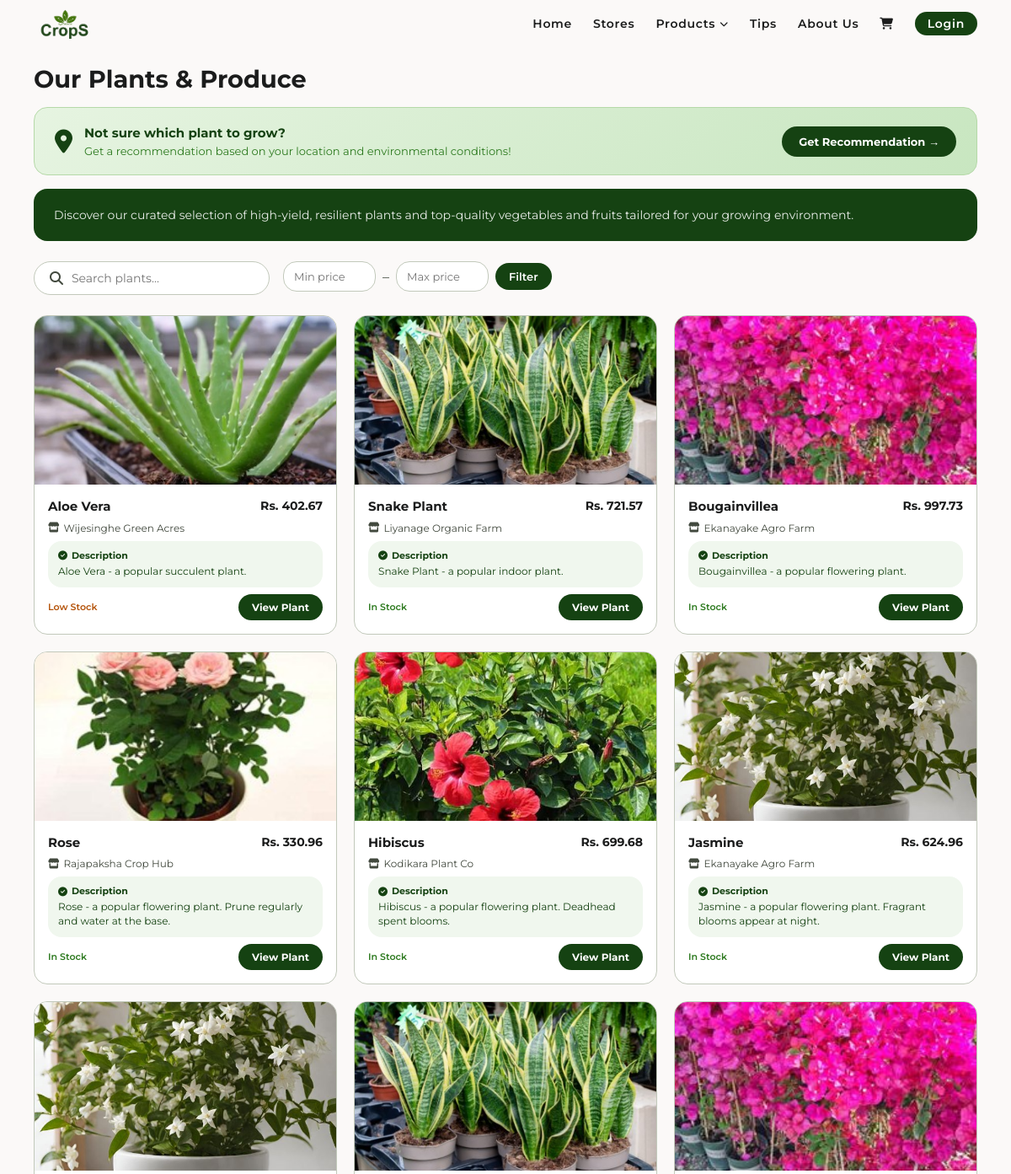
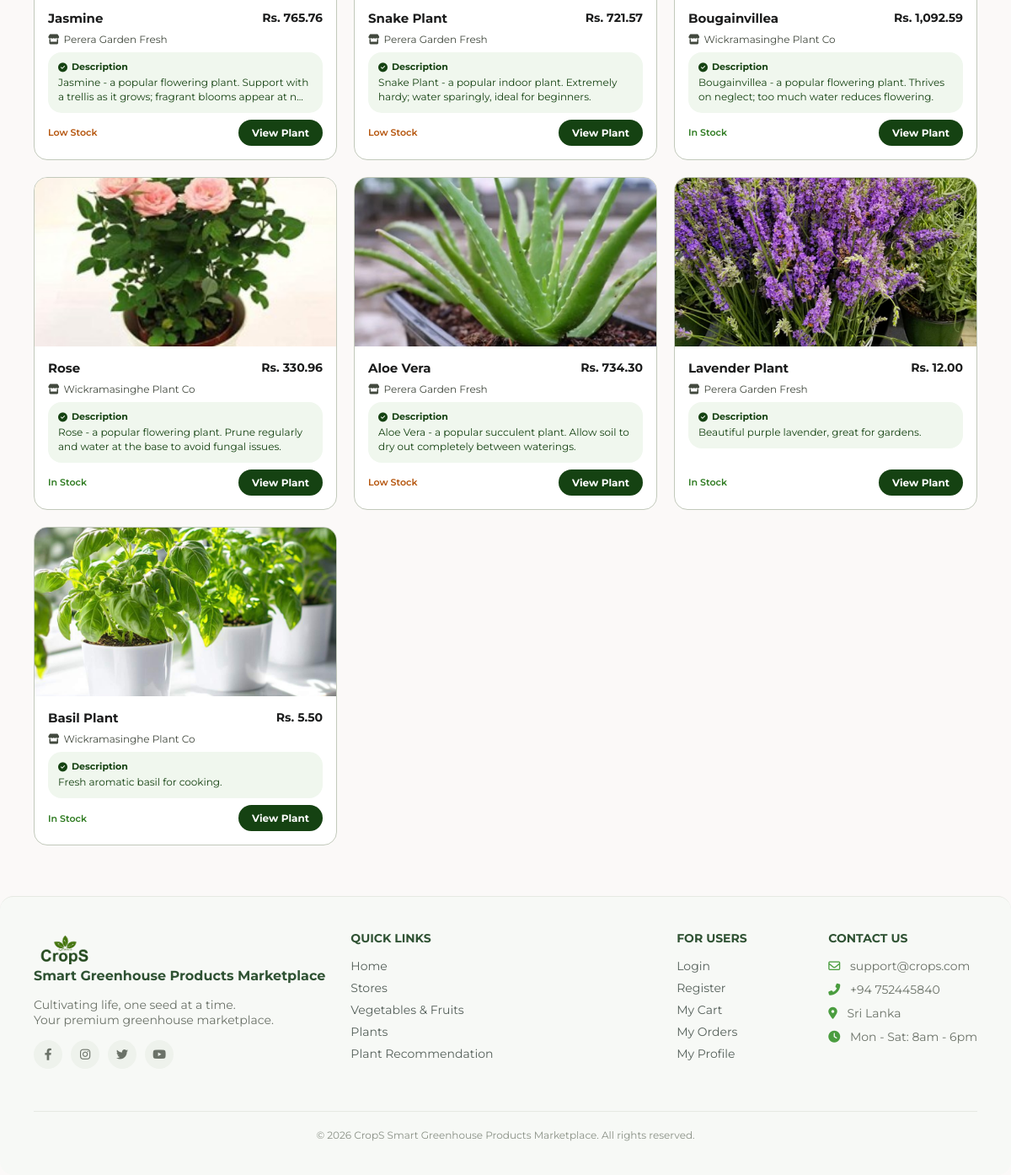
The app's page /plants.php with its own data (2 pictures, top to bottom).
### tables this page shows
CREATE TABLE `products` (
  `id` int(11) NOT NULL,
  `store_id` int(11) NOT NULL,
  `name` varchar(100) NOT NULL,
  `description` text DEFAULT NULL,
  `price` decimal(10,2) NOT NULL,
  `category` enum('vegetable','fruit','plant') NOT NULL,
  `quantity` int(11) NOT NULL DEFAULT 0,
  `image` varchar(255) DEFAULT NULL,
  `created_at` timestamp NOT NULL DEFAULT current_timestamp()
);

CREATE TABLE `stores` (
  `id` int(11) NOT NULL,
  `owner_id` int(11) NOT NULL,
  `store_name` varchar(100) NOT NULL,
  `description` text DEFAULT NULL,
  `city` varchar(50) NOT NULL,
  `image` varchar(255) DEFAULT NULL,
  `status` enum('active','pending') NOT NULL DEFAULT 'pending',
  `created_at` timestamp NOT NULL DEFAULT current_timestamp()
);

### plants.php (the view, shortened to what this page needs)
<?php
include 'includes/header.php';
include 'includes/dbConnection.php';
$plant_id = isset($_GET['id']) ? (int)$_GET['id'] : 0;
if ($plant_id === 0) {
    $search    = isset($_GET['search'])    ? trim($_GET['search'])    : '';
    $min_price = isset($_GET['min_price']) && $_GET['min_price'] !== '' ? (float)$_GET['min_price'] : null;
    $max_price = isset($_GET['max_price']) && $_GET['max_price'] !== '' ? (float)$_GET['max_price'] : null;
    $sql = "SELECT products.*, stores.store_name
        FROM products
        JOIN stores ON products.store_id = stores.id
        WHERE products.category = 'plant'";
    $params = [];
    $sql .= " ORDER BY products.created_at DESC";
    $stmt = $pdo->prepare($sql);
    $stmt->execute($params);
    $plants = $stmt->fetchAll();
?>
<div class="main-wrapper">
    <div class="plants-page-header">
        <h1>Our Plants & Produce</h1>
    </div>
<div class="recommendation-banner">
    <div class="recommendation-banner-content">
        <div class="recommendation-banner-text">
            <i class="fas fa-map-marker-alt"></i>
            <div>
                <h3>Not sure which plant to grow?</h3>
                <p>Get a recommendation based on your location and environmental conditions!</p>
            </div>
        </div>
        <a href="recommendation.php" class="btn-recommendation">
            Get Recommendation &rarr;
        </a>
    </div>
</div>
    <div class="plants-banner">
        <p>Discover our curated selection of high-yield, resilient plants and top-quality vegetables and fruits tailored for your growing environment.</p>
    </div>
    <div class="plants-controls">
        <form method="GET" action="plants.php" id="plantSearchForm">
            <div class="plants-search-wrapper">
                <div class="plants-search-box">
                    <i class="fas fa-search"></i>
                    <input type="text" name="search" id="plantSearchInput"
                           placeholder="Search plants..."
                           value="<?php echo htmlspecialchars($search); ?>"
                           autocomplete="off">
                </div>
            </div>
        </form>
        <form method="GET" action="plants.php" class="plants-filter-form">
            <div class="price-filter-row">
                <input type="number" name="min_price" placeholder="Min price"
                       value="<?php echo $min_price !== null ? $min_price : ''; ?>" min="0">
                <span>–</span>
                <input type="number" name="max_price" placeholder="Max price"
                       value="<?php echo $max_price !== null ? $max_price : ''; ?>" min="0">
                <button type="submit" class="btn btn-primary" style="padding: 8px 16px; font-size:13px;">Filter</button>
            </div>
        </form>
    </div>
    <?php if (count($plants) > 0): ?>
        <div class="plants-grid">
            <?php foreach ($plants as $plant): ?>
                <?php
                if ($plant['quantity'] <= 0) {
                    $stockLabel = 'Out of Stock';
                    $stockClass = 'out-stock';
                } elseif ($plant['quantity'] <= 10) {
                    $stockLabel = 'Low Stock';
                    $stockClass = 'low-stock';
                } else {
                    $stockLabel = 'In Stock';
                    $stockClass = 'in-stock';
                }
                ?>
                <a href="plants.php?id=<?php echo $plant['id']; ?>" class="plant-card">
                    <div class="plant-card-img">
    <?php if (!empty($plant['image'])): ?>
        <img src="static/images/Products/<?php echo htmlspecialchars($plant['image']); ?>"
             alt="<?php echo htmlspecialchars($plant['name']); ?>">
    <?php else: ?>
        <img src="static/images/image2.jpg" alt="Plant">
    <?php endif; ?>
</div>
                    <div class="plant-card-info">
                        <div class="plant-name-price">
                            <h3 class="plant-name"><?php echo htmlspecialchars($plant['name']); ?></h3>
                            <span class="plant-price">Rs. <?php echo number_format($plant['price'], 2); ?></span>
                        </div>
                        <p class="plant-store">
                            <i class="fas fa-store"></i>
                            <?php echo htmlspecialchars($plant['store_name']); ?>
                        </p>
                        <?php
if (!empty($plant['description'])): ?>
    <div class="plant-why-fits">
        <p class="why-fits-label">
            <i class="fas fa-check-circle"></i> Description
        </p>
        <p class="why-fits-text">
            <?php
                $desc = $plant['description'];
                echo htmlspecialchars(strlen($desc) > 100 ? substr($desc, 0, 100).'...' : $desc);
            ?>
        </p>
    </div>
<?php endif; ?>
                        <div class="plant-card-bottom">
                            <span class="plant-stock <?php echo $stockClass; ?>">
                                <?php echo $stockLabel; ?>
                            </span>
                            <span class="plant-card-btn">View Plant</span>
                        </div>
                    </div>
                </a>
            <?php endforeach; ?>
        </div>
    <?php endif; ?>
</div>
<?php
include 'includes/footer.php';
exit;
}
?>
<?php include 'includes/footer.php'; ?>

### static/style.css (style rules this page uses)
:root { --primary: #154212; --on-primary: #ffffff; --secondary-container: acf284; --surface: #fbf9f8; --bg-white: #ffffff; --on-surface: #1b1c1c; --on-surface-variant: #42493e; --outline-variant: #c2c9bb; --footer-bg: #4a4a4a; --font-family: 'Montserrat', sans-serif; --radius-xl: 24px; --radius-lg: 16px; --radius-full: 9999px; --container-padding: 40px; --stack-md: 24px; --gutter: 16px; }
* { margin: 0; padding: 0; box-sizing: border-box; font-family: var(--font-family); }
body { background-color: var(--surface); color: var(--on-surface); padding: 0; }
a { text-decoration: none; color: inherit; }
.main-wrapper { padding: 10px var(--container-padding) 20px var(--container-padding); }
.btn { padding: 10px 25px; border-radius: var(--radius-full); font-weight: 600; cursor: pointer; font-size: 14px; border: none; }
.btn-primary { background-color: var(--primary); color: var(--on-primary); }

### records on screen
products: image (picture), name "Aloe Vera", price "402.67", store.store_name "Wijesinghe Green Acres", description "Aloe Vera - a popular succulent plant.", quantity "Low Stock"
products: image (picture), name "Snake Plant", price "721.57", store.store_name "Liyanage Organic Farm", description "Snake Plant - a popular indoor plant.", quantity "In Stock"
products: image (picture), name "Bougainvillea", price "997.73", store.store_name "Ekanayake Agro Farm", description "Bougainvillea - a popular flowering plant.", quantity "In Stock"
products: image (picture), name "Rose", price "330.96", store.store_name "Rajapaksha Crop Hub", description "Rose - a popular flowering plant. Prune regularly and water at the base.", quantity "In Stock"
products: image (picture), name "Hibiscus", price "699.68", store.store_name "Kodikara Plant Co", description "Hibiscus - a popular flowering plant. Deadhead spent blooms.", quantity "In Stock"
products: image (picture), name "Jasmine", price "624.96", store.store_name "Ekanayake Agro Farm", description "Jasmine - a popular flowering plant. Fragrant blooms appear at night.", quantity "In Stock"
products: image (picture), name "Jasmine", price "765.76", store.store_name "Perera Garden Fresh", description "Jasmine - a popular flowering plant. Support with a trellis as it grows; fragrant blooms appear at n...", quantity "Low Stock"
products: image (picture), name "Snake Plant", price "721.57", store.store_name "Perera Garden Fresh", description "Snake Plant - a popular indoor plant. Extremely hardy; water sparingly, ideal for beginners.", quantity "Low Stock"
products: image (picture), name "Bougainvillea", price "1,092.59", store.store_name "Wickramasinghe Plant Co", description "Bougainvillea - a popular flowering plant. Thrives on neglect; too much water reduces flowering.", quantity "In Stock"
products: image (picture), name "Rose", price "330.96", store.store_name "Wickramasinghe Plant Co", description "Rose - a popular flowering plant. Prune regularly and water at the base to avoid fungal issues.", quantity "In Stock"
products: image (picture), name "Aloe Vera", price "734.30", store.store_name "Perera Garden Fresh", description "Aloe Vera - a popular succulent plant. Allow soil to dry out completely between waterings.", quantity "Low Stock"
products: image (picture), name "Lavender Plant", price "12.00", store.store_name "Perera Garden Fresh", description "Beautiful purple lavender, great for gardens.", quantity "In Stock"
products: image (picture), name "Basil Plant", price "5.50", store.store_name "Wickramasinghe Plant Co", description "Fresh aromatic basil for cooking.", quantity "In Stock"
